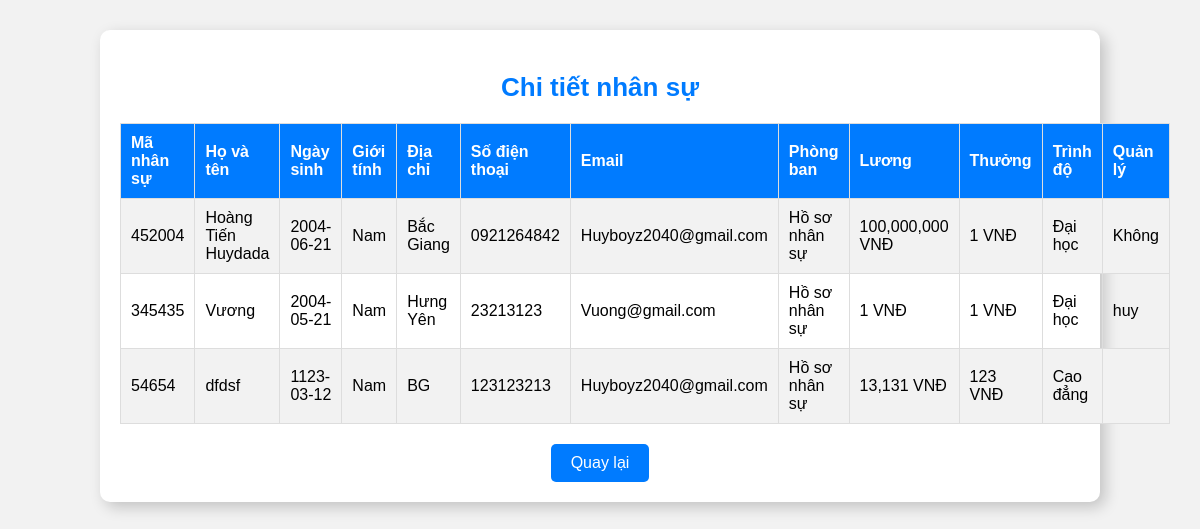
The page /view_employee.php on the database its author committed.
### tables this page shows
CREATE TABLE `nhan_su` (
  `id` int(11) NOT NULL,
  `ma_nhan_su` varchar(100) DEFAULT NULL,
  `ten_dang_nhap` varchar(100) DEFAULT NULL,
  `ho_va_ten` varchar(255) DEFAULT NULL,
  `ngay_sinh` date DEFAULT NULL,
  `gioi_tinh` varchar(10) DEFAULT NULL,
  `dia_chi` varchar(255) DEFAULT NULL,
  `so_dien_thoai` varchar(15) DEFAULT NULL,
  `email` varchar(255) DEFAULT NULL,
  `phong_ban` varchar(100) DEFAULT NULL,
  `luong` decimal(10,2) DEFAULT NULL,
  `thuong` decimal(10,2) DEFAULT NULL,
  `trinh_do_hoc_van` varchar(50) DEFAULT NULL,
  `quan_ly` varchar(255) DEFAULT NULL
);

### view_employee.php (the view, shortened to what this page needs)
<?php
include('config.php');
$sql = "SELECT * FROM nhan_su";
$result = $conn->query($sql);
?>
<!DOCTYPE html>
<html lang="vi">
<head>
</head>
<body>
    <div class="container">
        <h2>Chi tiết nhân sự</h2>
        <table>
            <tr>
                <th>Mã nhân sự</th>
                <th>Họ và tên</th>
                <th>Ngày sinh</th>
                <th>Giới tính</th>
                <th>Địa chỉ</th>
                <th>Số điện thoại</th>
                <th>Email</th>
                <th>Phòng ban</th>
                <th>Lương</th>
                <th>Thưởng</th>
                <th>Trình độ</th>
                <th>Quản lý</th>
            </tr>
            <?php while ($row = $result->fetch_assoc()) { ?>
            <tr>
                <td><?= $row['ma_nhan_su'] ?></td>
                <td><?= $row['ho_va_ten'] ?></td>
                <td><?= $row['ngay_sinh'] ?></td>
                <td><?= $row['gioi_tinh'] ?></td>
                <td><?= $row['dia_chi'] ?></td>
                <td><?= $row['so_dien_thoai'] ?></td>
                <td><?= $row['email'] ?></td>
                <td><?= $row['phong_ban'] ?></td>
                <td><?= number_format($row['luong']) ?> VNĐ</td>
                <td><?= number_format($row['thuong']) ?> VNĐ</td>
                <td><?= $row['trinh_do_hoc_van'] ?></td>
                <td><?= $row['quan_ly'] ?></td>
            </tr>
            <?php } ?>
        </table>
        <a href="3viewnv.php" class="back-button">Quay lại</a>
    </div>
</body>
</html>

### view_employee.php (style rules this page uses)
body { font-family: Arial, sans-serif; background-color: #f2f2f2; text-align: center; margin: 0; padding: 0; }
.container { width: 80%; margin: 30px auto; background-color: white; padding: 20px; border-radius: 10px; box-shadow: 5px 5px 15px rgba(0, 0, 0, 0.2); }
h2 { color: #007bff; font-size: 26px; margin-bottom: 20px; }
table { width: 100%; border-collapse: collapse; margin-top: 10px; }
th, td { border: 1px solid #ddd; padding: 10px; text-align: left; }
th { background-color: #007bff; color: white; }
tr:nth-child(even) { background-color: #f2f2f2; }
.back-button { display: inline-block; margin-top: 20px; padding: 10px 20px; text-decoration: none; color: white; background-color: #007bff; border-radius: 5px; transition: 0.3s; font-size: 16px; }

### rows shown on the page
nhan_su: ma_nhan_su "452004", ho_va_ten "Hoàng Tiến Huydada", ngay_sinh "2004-06-21", gioi_tinh "Nam", dia_chi "Bắc Giang", so_dien_thoai "0921264842", email "Huyboyz2040@gmail.com", phong_ban "Hồ sơ nhân sự", luong "100,000,000", thuong "1", trinh_do_hoc_van "Đại học", quan_ly "Không"
nhan_su: ma_nhan_su "345435", ho_va_ten "Vương", ngay_sinh "2004-05-21", gioi_tinh "Nam", dia_chi "Hưng Yên", so_dien_thoai "23213123", email "Vuong@gmail.com", phong_ban "Hồ sơ nhân sự", luong "1", thuong "1", trinh_do_hoc_van "Đại học", quan_ly "huy"
nhan_su: ma_nhan_su "54654", ho_va_ten "dfdsf", ngay_sinh "1123-03-12", gioi_tinh "Nam", dia_chi "BG", so_dien_thoai "123123213", email "Huyboyz2040@gmail.com", phong_ban "Hồ sơ nhân sự", luong "13,131", thuong "123", trinh_do_hoc_van "Cao đẳng"
